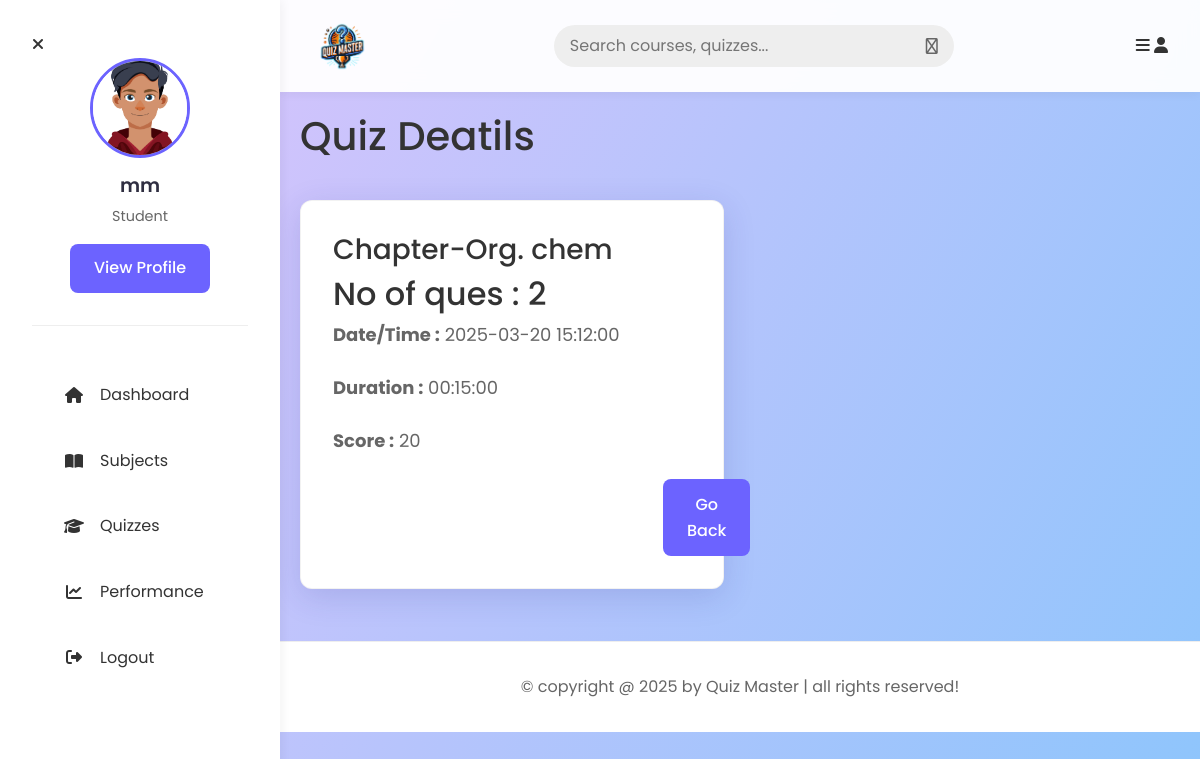
The app's page /view_quiz/1 (signed in) with its own data.
### models/models.py (models this page shows)
class User_Info(db.Model, UserMixin):
    __tablename__ = "user_info"
    id = db.Column(db.Integer, primary_key=True)
    email = db.Column(db.String, unique=True, nullable=False)
    password = db.Column(db.String, nullable=False)
    full_name = db.Column(db.String, nullable=False)
    qualification = db.Column(db.Integer, nullable=False)
    role = db.Column(db.Integer, default=1)
    dob = db.Column(db.Date, nullable=False)
    user_score = db.Column(db.Integer, default=0)
    quizs = db.relationship("Quiz", cascade="all,delete", backref="user_info", lazy=True)

class Chapter(db.Model):
    __tablename__ = "chapter"
    id = db.Column(db.Integer, primary_key=True)
    name = db.Column(db.String, unique=True, nullable=False)
    description = db.Column(db.String, nullable=False)
    subject_id = db.Column(db.Integer, db.ForeignKey('subject.id'), nullable=False)
    ques = db.relationship("Question", cascade="all,delete", backref="chapter", lazy=True)
    quizs = db.relationship("Quiz", cascade="all,delete", backref="chapter", lazy=True)

class Quiz(db.Model):
    __tablename__ = "quiz"
    id = db.Column(db.Integer, primary_key=True)
    user_id = db.Column(db.Integer, db.ForeignKey('user_info.id'), nullable=False)
    chapter_id = db.Column(db.Integer, db.ForeignKey('chapter.id'), nullable=False)
    date_time = db.Column(db.DateTime, nullable=False)
    duration = db.Column(db.Time, nullable=False)
    score = db.Column(db.Integer, nullable=False)
    quiz_maxm_score = db.Column(db.Integer, default=0)
    questions = db.relationship("Question", cascade="all,delete",backref="quiz",lazy=True)

### controllers/routes.py (the view)
@user.route('/view_quiz/<id>')
@login_required
def view_quiz(id):
    quiz = Quiz.query.filter_by(id=id).first()
    return render_template('quiz_details.html', quiz=quiz)

### extensions.py (called while the page is built)
@login_manager.user_loader
def load_user(user_id):
    from models.models import User_Info
    return User_Info.query.get(int(user_id))

### templates/quiz_details.html (shortened to what this page needs)
{% extends "user_layout.html" %}
{% block content %}
<section class="subjects">
<h1 class="center heading">Quiz Deatils</h1>
<div class="box-container">
    <div class="box">
        <div class="subject">
            <div class="quiz">
                <h3 class="center"> Chapter-{{quiz.chapter.name}}</h3>
                <h2 class="orange_text ">No of ques : {{quiz.questions|length}}</h2>
            </div>
        </div>
        <div class="description">
            <p style="font-size: large;"><b class="orange_text">Date/Time :</b> {{quiz.date_time}}</p>
            <p style="font-size: large;"><b class="orange_text">Duration :</b> {{quiz.duration}}</p>
            <p style="font-size: large;"><b class="orange_text">Score :</b> {{quiz.score}}</p>
        </div>
        <a href="{{url_for('admin.quiz')}}" type="button" class="inline-btn" style="margin-left: 330px;">Go Back</a>
    </div>
    </div>
</section>
{% endblock %}

### templates/user_layout.html (shortened to what this page needs)
<!DOCTYPE html>
<html lang="en">
<head>
   <link rel="stylesheet" href="https://cdnjs.cloudflare.com/ajax/libs/font-awesome/6.1.2/css/all.min.css">
   <link rel="stylesheet" href="https://cdn.jsdelivr.net/npm/bootstrap@4.0.0/dist/css/bootstrap.min.css">
   <link rel="stylesheet" href="{{ url_for('static', filename='main.css') }}">
</head>
<body class="light">
   <header class="header">
      <section class="flex">
         <a href="{{ url_for('user.user_dashboard') }}" class="logo">
            <img src="{{ url_for('static', filename='images/logo_qm.jpeg') }}" alt="Quiz Master Logo">
         </a>
         <form action="{{url_for('user.usr_search')}}" method="post" class="search-form">
            <input type="text" name="search_box" placeholder="Search courses, quizzes..." required maxlength="100">
            <button type="submit" class="fas fa-search"></button>
         </form>
         <div class="icons">
            <div id="menu-btn" class="fas fa-bars"></div>
            <div id="user-btn" class="fas fa-user"></div>
         </div>
      </section>
   </header>
   <div class="side-bar">
      <div id="close-btn">
         <i class="fas fa-times"></i>
      </div>
      <div class="profile">
         <img src="{{ url_for('static', filename='images/profile_pic.jpg') }}" class="image" alt="Profile">
         <h3 class="name">{{current_user.full_name or current_user.email}}</h3>
         <p class="role">Student</p>
         <a href="#" class="btn shadow-sm">View Profile</a>
      </div>
      <nav class="navbar">
         <a href="{{ url_for('user.user_dashboard') }}"><i class="fas fa-home"></i><span>Dashboard</span></a>
         <a href="{{ url_for('user.subjects') }}"><i class="fa-solid fa-book-open"></i><span>Subjects</span></a>
         <a href="{{ url_for('user.quizes') }}"><i class="fas fa-graduation-cap"></i><span>Quizzes</span></a>
         <a href="{{url_for('user.user_summary')}}"><i class="fa-solid fa-chart-line"></i><span>Performance</span></a>
         <a href="{{ url_for('general_routes.logout') }}"><i class="fa-solid fa-right-from-bracket"></i><span>Logout</span></a>
      </nav>
   </div>
   <main class="container">
      {% block content %}
      {% endblock %}
   </main>
   <footer class="footer">
      &copy; copyright @ 2025 by <span>Quiz Master</span> | all rights reserved!
   </footer>
</body>
</html>

### static/main.css (style rules this page uses)
:root { --primary-color: #6C63FF; --primary-dark: #5a52d5; --secondary-color: #2F2E41; --accent-color: #F50057; --text-color: #333333; --text-light: #666666; --bg-color: #F0F2F5; --white: #ffffff; --glass-bg: rgba(255, 255, 255, 0.85); --glass-border: rgba(255, 255, 255, 0.18); --shadow: 0 8px 32px 0 rgba(31, 38, 135, 0.15); --radius: 12px; --transition: all 0.3s ease; }
* { margin: 0; padding: 0; box-sizing: border-box; font-family: 'Poppins', sans-serif; }
body { background: var(--bg-color); background-image: linear-gradient(120deg, #e0c3fc 0%, #8ec5fc 100%); min-height: 100vh; color: var(--text-color); line-height: 1.6; }
a { text-decoration: none; color: inherit; transition: var(--transition); }
.container { max-width: 1200px; margin: 0 auto; padding: 20px; }
.header { position: sticky; top: 0; z-index: 1000; padding: 1rem 0; background: rgba(255, 255, 255, 0.95); backdrop-filter: blur(10px); box-shadow: 0 2px 10px rgba(0,0,0,0.05); }
.header .flex { display: flex; justify-content: space-between; align-items: center; max-width: 1300px; margin: 0 auto; padding: 0 2rem; }
.header .logo img { height: 60px; width: auto; object-fit: contain; }
.side-bar { position: fixed; top: 0; left: 0; width: 280px; height: 100vh; background: var(--white); padding: 2rem; z-index: 1100; box-shadow: 2px 0 10px rgba(0,0,0,0.05); transition: var(--transition); overflow-y: auto; }
.side-bar .profile { text-align: center; margin-bottom: 2rem; padding-bottom: 2rem; border-bottom: 1px solid #eee; }
.side-bar .profile .image { width: 100px; height: 100px; border-radius: 50%; object-fit: cover; margin-bottom: 1rem; border: 3px solid var(--primary-color); }
.side-bar .profile .name { font-size: 1.2rem; font-weight: 600; color: var(--secondary-color); }
.side-bar .profile .role { font-size: 0.9rem; color: var(--text-light); }
.side-bar .navbar a { display: flex; align-items: center; padding: 1rem; font-size: 1rem; color: var(--text-color); border-radius: 8px; margin-bottom: 0.5rem; }
.side-bar .navbar a i { margin-right: 1rem; width: 20px; text-align: center; }
body { padding-left: 280px; transition: var(--transition); }
.home-grid .box-container, .subjects .box-container, .grid-container { display: grid; grid-template-columns: repeat(auto-fill, minmax(300px, 1fr)); gap: 2rem; padding: 2rem 0; }
.box { background: var(--white); padding: 2rem; border-radius: var(--radius); box-shadow: var(--shadow); transition: var(--transition); border: 1px solid rgba(0,0,0,0.05); }
.box p { color: var(--text-light); margin-bottom: 1.5rem; }
.btn, .inline-btn, button[type="submit"] { display: inline-block; background: var(--primary-color); color: var(--white); padding: 0.8rem 1.5rem; border-radius: 8px; font-weight: 500; cursor: pointer; border: none; text-align: center; font-size: 1rem; transition: var(--transition); }
input[type="text"], input[type="email"], input[type="password"], input[type="date"], input[type="number"], input[type="time"], textarea, select { width: 100%; padding: 0.8rem 1rem; border: 1px solid #ddd; border-radius: 8px; font-size: 1rem; background: rgba(255, 255, 255, 0.9); transition: var(--transition); }
.search-form { display: flex; align-items: center; background: #eee; padding: 0.5rem 1rem; border-radius: 50px; width: 100%; max-width: 400px; }
.search-form input { background: transparent; border: none; box-shadow: none; padding: 0; }
.search-form button { background: transparent; color: var(--text-light); padding: 0; margin-left: 10px; box-shadow: none; }
.footer { background: var(--white); text-align: center; padding: 2rem; margin-top: auto; color: var(--text-light); border-top: 1px solid #eee; }

### records on screen
User_Info: full_name "mm"
Chapter: chapter.name "Org. chem"
Quiz: date_time "2025-03-20 15:12:00", duration "00:15:00", score "20"

### other values on screen
{{ quiz.questions|length }} "2"
